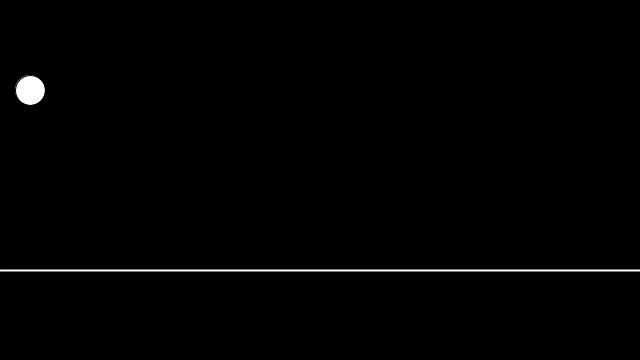
Frame 1 (no input)
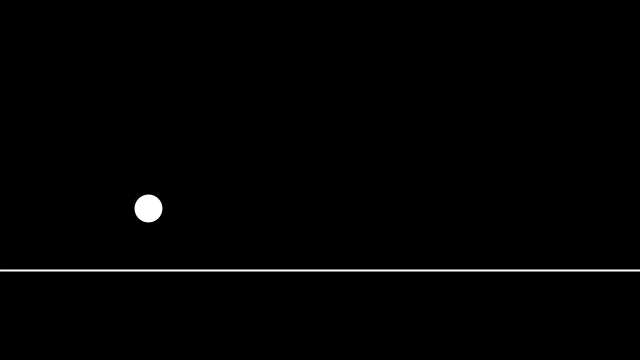
Frame 60 (the mouse pressed at the canvas centre just before this capture)
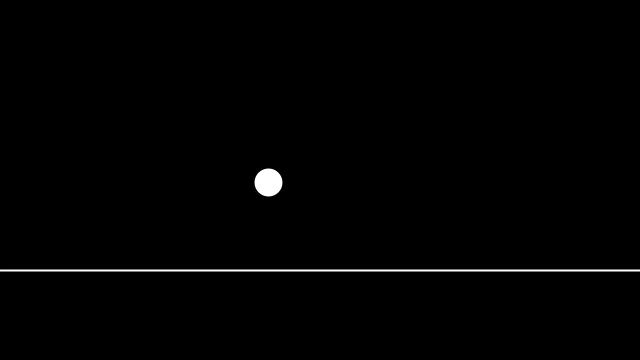
Frame 120 (the mouse held since frame 60 and released just before this capture)

The Processing sketch that drew these frames (run headless with seeded random() and noise(); from frame 60 on, the mouse is pressed at the canvas centre):

// Processing sketch: sketch_8_Bouncing_Ball_Ver_2
// ── sketch_8_Bouncing_Ball_Ver_2.pde
// Source
// Daiel Shiffman
// The Coding Train
//https://www.youtube.com/watch?v=j_XyeWg_3EE&index=3&list=PLRqwX-V7Uu6ajGB2OI3hl5DZsD1Fw1WzR


float x;
float y;
float speedX;
float speedY;

void setup()
{
  size(640, 360);
  x = 30;
  y = height/4;
  speedX = 2;
  speedY = 2;
}
  

void draw()
{
  
  background(0);
  stroke(0);
  ball();  
  moveBall();
  checkWalls();
  changeColor();
  ground();
}

void ground()
{
  stroke(255);
  strokeWeight(2);
  line(0, height*3/4, width, height*3/4);
}
void ball()
{
  
  ellipse(x, y, 30, 30);
}

void moveBall()
{
  x += speedX;
  y += speedY;
}

void checkWalls()
{
  if(x < 30 || x > width-30)
  {
    speedX *= -1.05;
    //println("x : "+x);
  }
    if (y >= (height*3/4)-15 || y < 15)
  {
    speedY *= -1.018;
    //println("y : "+y);
  }  
}
void changeColor()
{
  if(x < 30 || x > width-30)
  {
    fill(random(255),random(255),random(255));
  }
}
